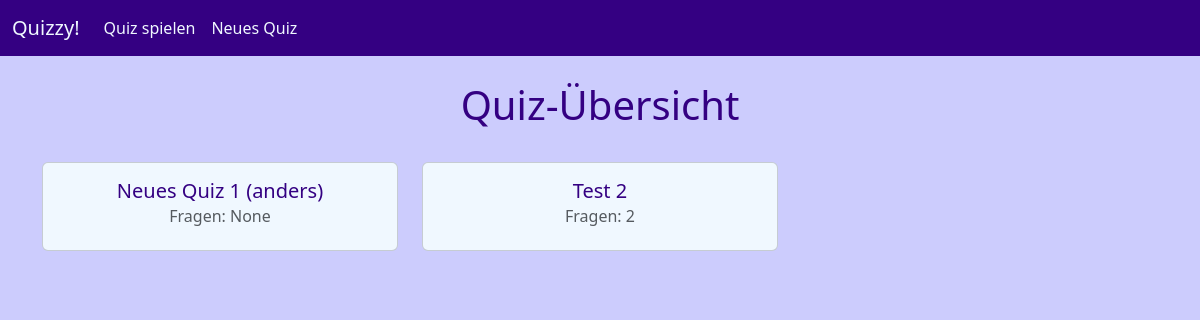
Page /quizoverview on the earlier database version.
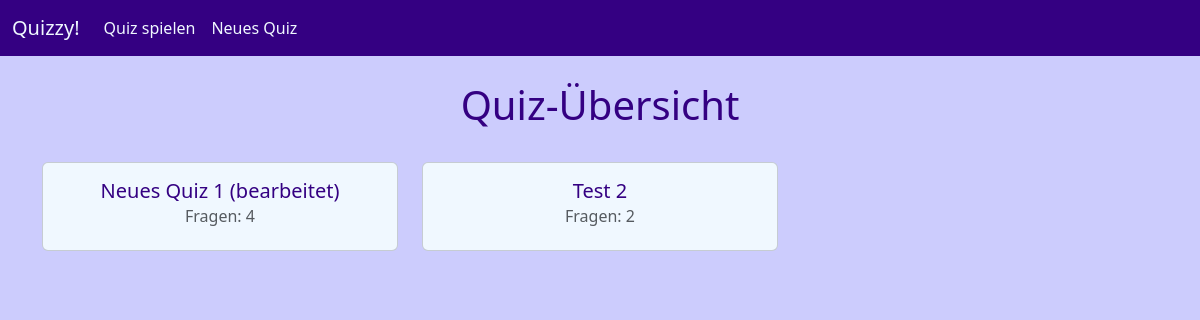
Same page on the later database version.
### tables this page shows
CREATE TABLE quizzes (title TEXT NOT NULL, number_of_questions INTEGER);

### quizzy.py (the view)
@app.route("/quizoverview")
def quizoverview():
    with sqlite3.connect('quizzy.db') as con:
        con.row_factory = sqlite3.Row
        cur = con.cursor()
        cur.execute("SELECT rowid, * FROM quizzes")
        quizzes = cur.fetchall()
    return render_template("quizoverview.html", quizzes=quizzes)

### templates/quizoverview.html (shortened to what this page needs)
<!DOCTYPE html>
<html lang="en">
{% include 'head.html' %}
<body>
    {% include 'navbar.html' %}
    <h1>Quiz-Übersicht</h1>
    <div class="container">
        <div class="row g-4 justify-content-start">
            {% for quiz in quizzes %}
            <div class="col-12 col-sm-6 col-lg-4">
                <a class="card" href="{{ url_for('quiz', quiz_id=quiz['rowid']) }}">
                    <div class="card-body">
                        <h5 class="card-title">{{ quiz['title'] }}</h5>
                        <h6 class="card-subtitle mb-2 text-body-secondary">Fragen: {{ quiz['number_of_questions'] }}
                        </h6>
                    </div>
                </a>
            </div>
            {% endfor %}
        </div>
    </div>
    {% include 'footer.html' %}
</body>
</html>

### templates/head.html (shortened to what this page needs)
<head>
    <link href="https://cdn.jsdelivr.net/npm/bootstrap@5.3.3/dist/css/bootstrap.min.css" rel="stylesheet"
>
    <link rel="stylesheet" href="https://cdnjs.cloudflare.com/ajax/libs/font-awesome/6.6.0/css/all.min.css">
    <link rel="stylesheet" href="{{ url_for('static', filename='style.css') }}">
</head>

### templates/navbar.html (shortened to what this page needs)
<nav class="navbar navbar-expand-lg bg-body-tertiary">
    <div class="container-fluid">
        <a class="navbar-brand mb-0 h1" href="/" style="color: aliceblue;">Quizzy!</a>
        <div class="navbar-collapse collapse" id="navbar-index">
            <ul class="navbar-nav me-auto mb-2 mb-lg-0">
                <li class="nav-item">
                    <a class="nav-link" aria-current="page" href="{{ url_for('quizoverview') }}"
                        style="color: aliceblue;">Quiz spielen</a>
                </li>
                <li class="nav-item">
                    <a class="nav-link" aria-current="page" href="{{ url_for('createquiz') }}"
                        style="color: aliceblue;">Neues Quiz</a>
                </li>
            </ul>
        </div>
    </div>
</nav>

### templates/footer.html
<div style="padding: 30px;"></div>

### static/style.css (style rules this page uses)
body { text-align: center; background-color: #ccccfd; }
h1 { color: rgb(52, 0, 130); padding-top: 25px; padding-bottom: 25px; }
ul { list-style-type: none; }
.navbar-expand-lg { background-color: rgb(52, 0, 130) !important; }
.card { height: 100%; }
a.card { text-decoration: none; color: rgb(52, 0, 130); background-color: aliceblue; }

Differences in the rows shown:
changed quizzes: title "Neues Quiz 1 (anders)" → "Neues Quiz 1 (bearbeitet)"; number_of_questions "None" → "4"
